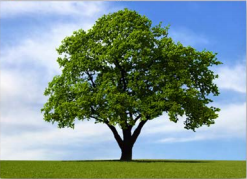
#> input picture examples/Python/MyProjects/OpenCV/images/tree_input.png, 247 x 179 px
$ python motion_blur.py
#> lines starting #> are read from the running program, lines starting #| are printed output that depends on the picture
### examples/Python/MyProjects/OpenCV/cv2_utils/cv2_utility_funcs.py
# -*- coding: utf-8 -*-

"""
* cv2_utility_funcs.py - OpenCV utilities for images
*
* @author: Manish Bhobé
* My experiments with Python, C++, OpenCV, Data Science & ML
* Code is provided for learning purposes only! Use at your own risk!!
"""
import cv2
import requests
import numpy as np
import matplotlib.pyplot as plt
from typing import List


# [19 lines left out: functions cv2_imread_from_url, cv2_imshow, not called in this run]


def cv2_imxshow(
    images: List[np.ndarray],
    titles: List[str] = None,
    title=None,
    fig_size=None,
    show_axis=False,
    max_cols=5,
    apply_cvt=True,
) -> None:
    """shows a list of images in the same matplotlib window"""
    if titles is not None:
        assert len(images) == len(
            titles
        ), f"FATAL ERROR: number of titles should be same as number of images!"

    num_images = len(images)
    num_cols = max_cols if num_images > max_cols else num_images
    num_rows = num_images // max_cols
    num_rows += 1 if num_images % max_cols > 0 else 0

    f, ax = plt.subplots(num_rows, num_cols, figsize=fig_size)
    f.tight_layout()
    f.subplots_adjust(top=0.90)

    for row in range(num_rows):
        for col in range(num_cols):
            index = row * num_cols + col
            image = images[index]
            if apply_cvt:
                image = cv2.cvtColor(image, cv2.COLOR_BGR2RGB)
            if index < num_images:
                if num_rows > 1:
                    ax[row, col].axis("off")
                    ax[row, col].imshow(image, cmap="Greys")
                    if titles is not None:
                        ax[row, col].set_title(titles[index])
                else:
                    ax[col].axis("off")
                    ax[col].imshow(image, cmap="Greys")
                    if titles is not None:
                        ax[col].set_title(titles[index])

    if title is not None:
        plt.suptitle(title)
    plt.show()


# [67 lines left out: functions translate_image, rotate_image, scale_image, affine_transform_image, perspective_transform_image, not called in this run]

### examples/Python/MyProjects/OpenCV/joshibook/motion_blur.py
#!/usr/bin/env python
# -*- coding: utf-8 -*-

"""
* motion_blur.py: apply motion blur, so it appears that you are viewing
*   image from a moving vehicle
*
* @author: Manish Bhobé
* My experiments with Python, C++, OpenCV, Data Science & ML
* Code is provided for learning purposes only! Use at your own risk!!
"""
import sys, os
import pathlib

import numpy as np
import cv2

# add our module to sys.path
UTILS_PATH = pathlib.Path(__file__).parent.parent
sys.path.append(str(UTILS_PATH))

import cv2_utils
from cv2_utils import cv2_imxshow

IMAGES_PATH = pathlib.Path(__file__).parent.parent / "images"


def main():
    tree_image_path = IMAGES_PATH.joinpath("tree_input.png")
    tree_image = cv2.imread(str(tree_image_path))
#> tree_image is the input picture: shape (179, 247, 3); mean B, G, R 142.9, 149, 125.7
    num_rows, num_cols = tree_image.shape[:2]
#> num_rows = 179; num_cols = 247
    size = 15

    # let's apply filters
    kernel_motion_blur = np.zeros((size, size))
    kernel_motion_blur[int((size - 1) / 2), :] = np.ones(size)
    kernel_motion_blur = kernel_motion_blur / size

    output = cv2.filter2D(tree_image, -1, kernel_motion_blur)
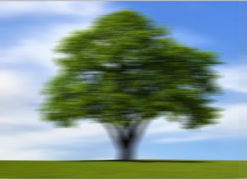
#> output: shape (179, 247, 3); mean B, G, R 143, 149, 125.7

    cv2_imxshow(
        [tree_image, output],
        ["Original", "Motion Blurred"],
        title="Motion Blur Effect",
        fig_size=(10, 4),
    )
#> in cv2_imxshow, `num_images = len(images)`: num_images = 2
#> in cv2_imxshow, `num_rows = num_images // max_cols`: num_rows = 0
#> in cv2_imxshow, `num_rows += 1 if num_images % max_cols > 0 else 0`: num_rows = 1
#> in cv2_imxshow, `plt.show()`:
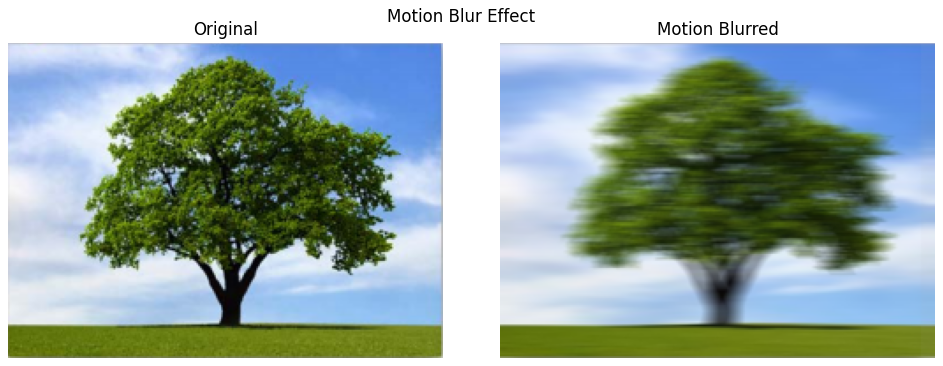
#> figure drawn by matplotlib, 2 panels

    # sharpening image
    kernel_sharpen_1 = np.array([[-1, -1, -1], [-1, 9, -1], [-1, -1, -1]])
    kernel_sharpen_2 = np.array([[1, 1, 1], [1, -7, 1], [1, 1, 1]])
    kernel_sharpen_3 = (
        np.array(
            [
                [-1, -1, -1, -1, -1],
                [-1, 2, 2, 2, -1],
                [-1, 2, 8, 2, -1],
                [-1, 2, 2, 2, -1],
                [-1, -1, -1, -1, -1],
            ]
        )
        / 8.0
    )

    # applying different kernels to the input image
    output_1 = cv2.filter2D(tree_image, -1, kernel_sharpen_1)
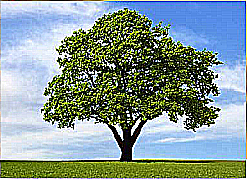
#> output_1: shape (179, 247, 3); mean B, G, R 150.8, 152.2, 133.3
    output_2 = cv2.filter2D(tree_image, -1, kernel_sharpen_2)
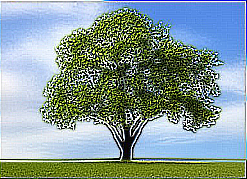
#> output_2: shape (179, 247, 3); mean B, G, R 152.6, 153.4, 133.2
    output_3 = cv2.filter2D(tree_image, -1, kernel_sharpen_3)
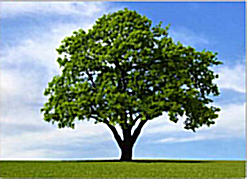
#> output_3: shape (179, 247, 3); mean B, G, R 144.1, 149.2, 126.5

    cv2_imxshow(
        [tree_image, output_1, output_2, output_3],
        title="Sharpening Effect",
        fig_size=(10, 8),
        max_cols=2,
    )
#> call 2 of cv2_imxshow, with title = 'Sharpening Effect', fig_size = (10, 8), show_axis = False, max_cols = 2, apply_cvt = True
#> in cv2_imxshow (call 2), `num_images = len(images)`: num_images = 4
#> in cv2_imxshow (call 2), `num_rows = num_images // max_cols`: num_rows = 2
#> in cv2_imxshow (call 2), `plt.show()`:
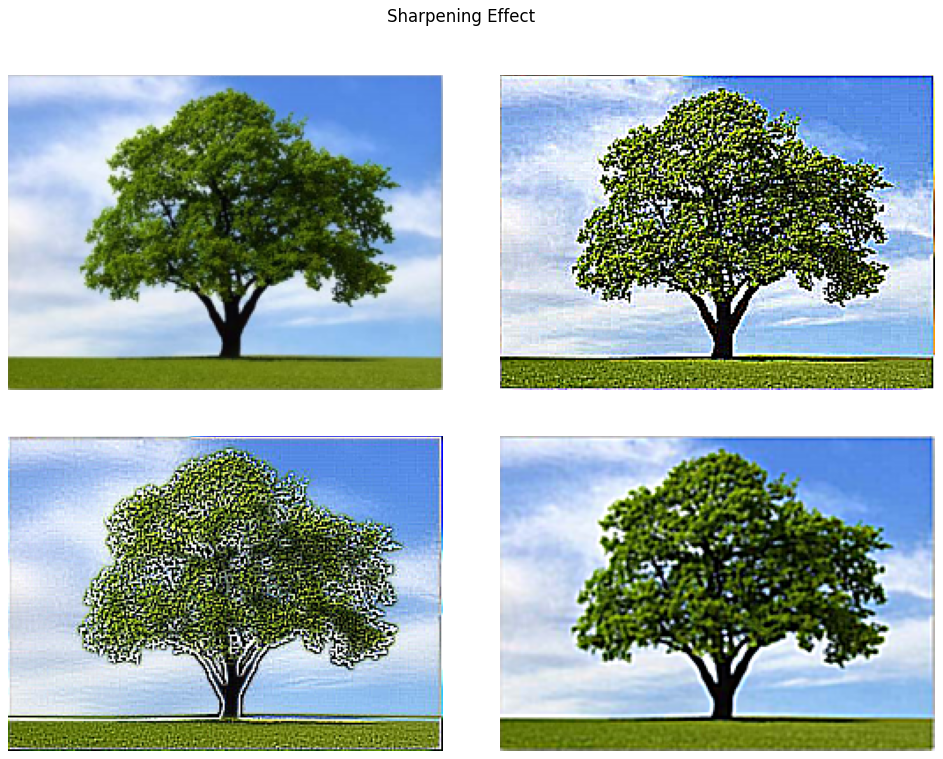
#> figure drawn by matplotlib, 4 panels


if __name__ == "__main__":
    main()

$ run again, with examples/Python/MyProjects/OpenCV/images/manish.png copied over examples/Python/MyProjects/OpenCV/images/tree_input.png
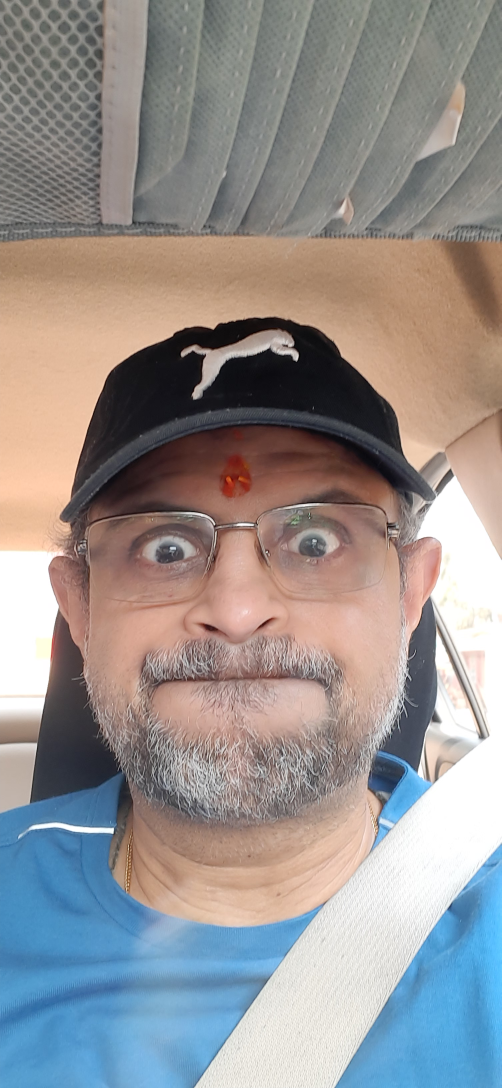
#> input picture examples/Python/MyProjects/OpenCV/images/manish.png, 1504 x 3264 px (shown at 1/3 size)
#> in main, tree_image is the input picture: shape (3264, 1504, 3); mean B, G, R 144.8, 145.7, 150.3
#> num_images = 2
#> in cv2_imxshow, `num_rows = num_images // max_cols`: num_rows = 0
#> in cv2_imxshow, `num_rows += 1 if num_images % max_cols > 0 else 0`: num_rows = 1
#> in cv2_imxshow, `plt.show()`:
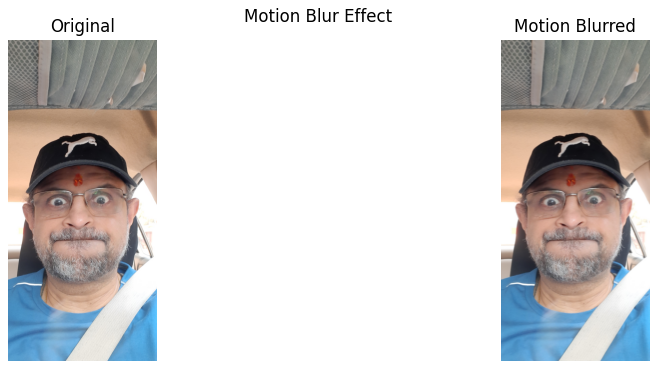
#> figure drawn by matplotlib, 2 panels
#> num_images = 4
#> in cv2_imxshow (call 2), `num_rows = num_images // max_cols`: num_rows = 2
#> in cv2_imxshow (call 2), `plt.show()`:
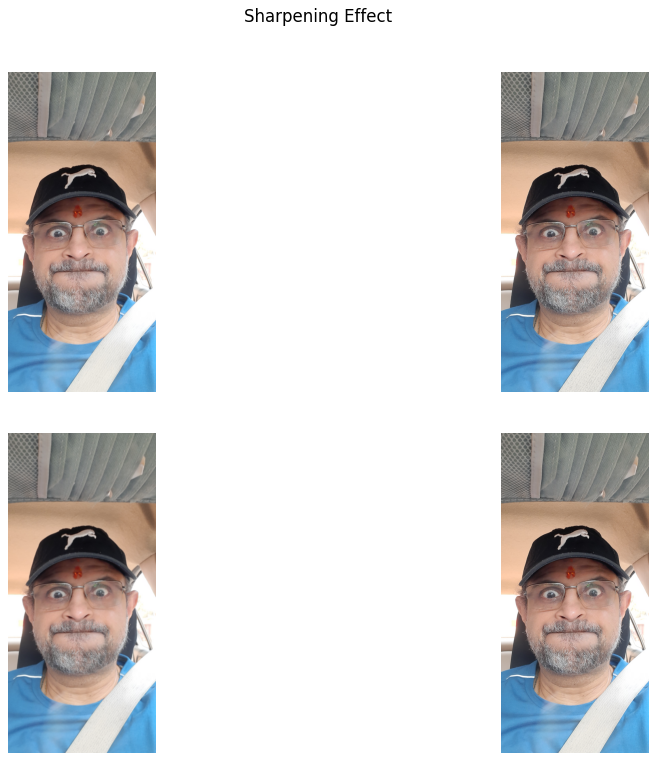
#> figure drawn by matplotlib, 4 panels

$ run again, with examples/Python/MyProjects/OpenCV/images/cat-2.jpg saved as examples/Python/MyProjects/OpenCV/images/tree_input.png
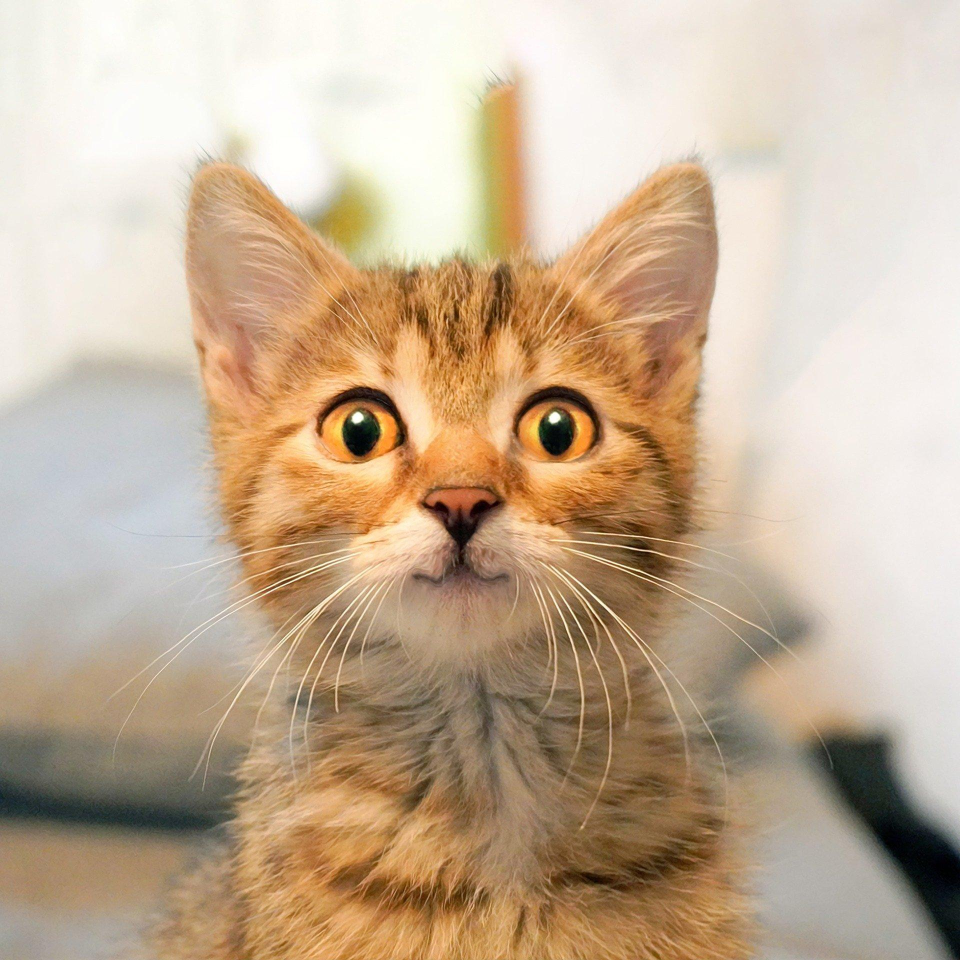
#> input picture examples/Python/MyProjects/OpenCV/images/cat-2.jpg, 1920 x 1920 px (shown at 1/2 size)
#> in main, tree_image is the input picture: shape (1920, 1920, 3); mean B, G, R 151.1, 175.7, 197.4
#> num_images = 2
#> in cv2_imxshow, `num_rows = num_images // max_cols`: num_rows = 0
#> in cv2_imxshow, `num_rows += 1 if num_images % max_cols > 0 else 0`: num_rows = 1
#> in cv2_imxshow, `plt.show()`:
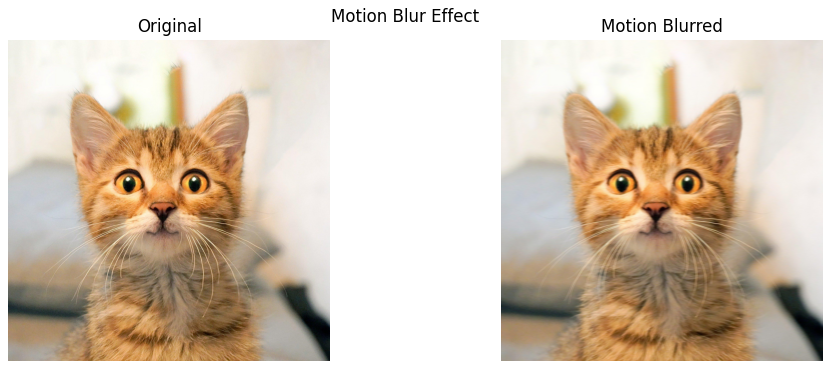
#> figure drawn by matplotlib, 2 panels
#> num_images = 4
#> in cv2_imxshow (call 2), `num_rows = num_images // max_cols`: num_rows = 2
#> in cv2_imxshow (call 2), `plt.show()`:
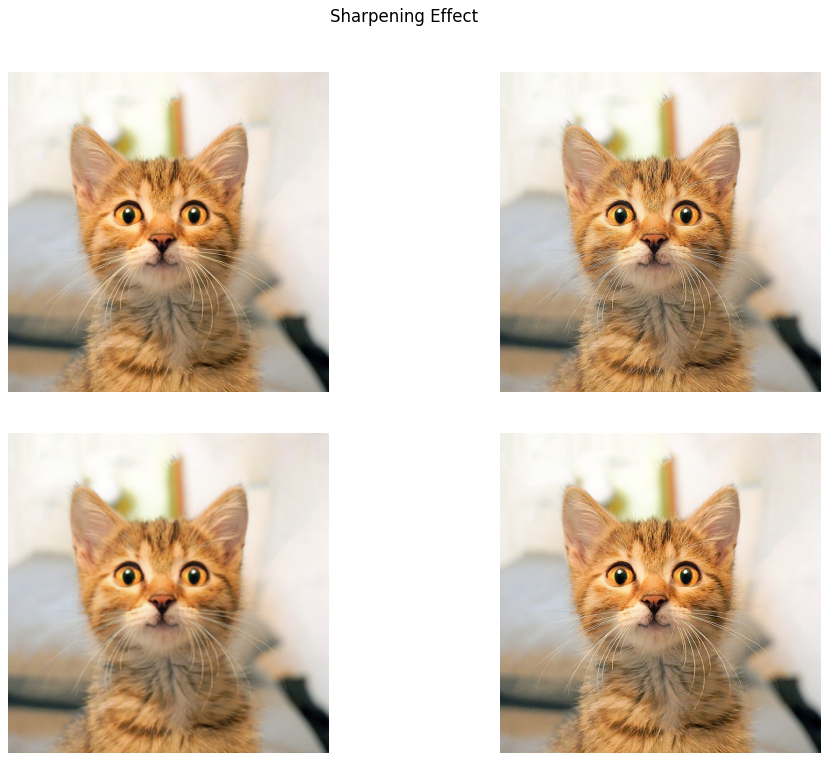
#> figure drawn by matplotlib, 4 panels
